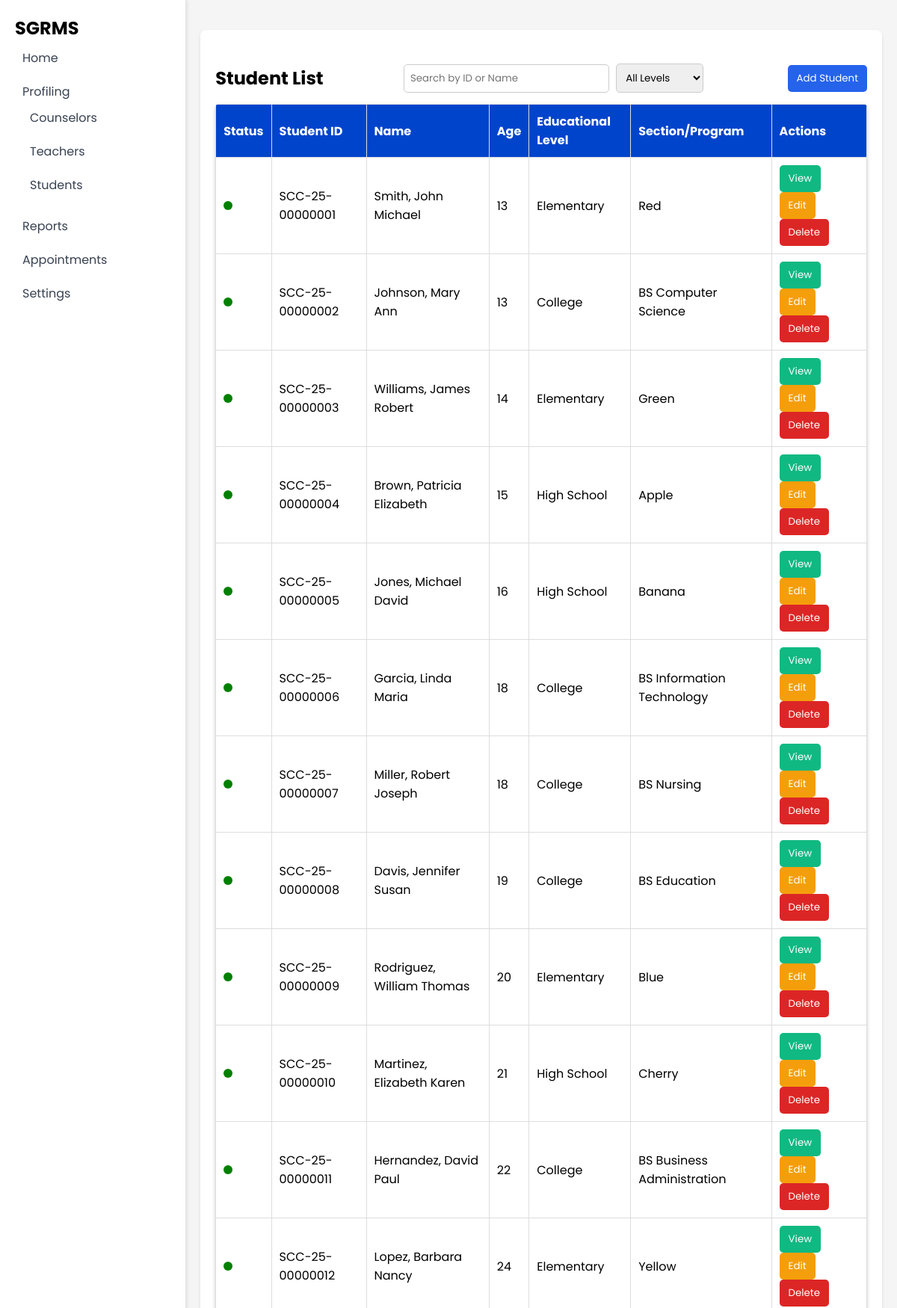
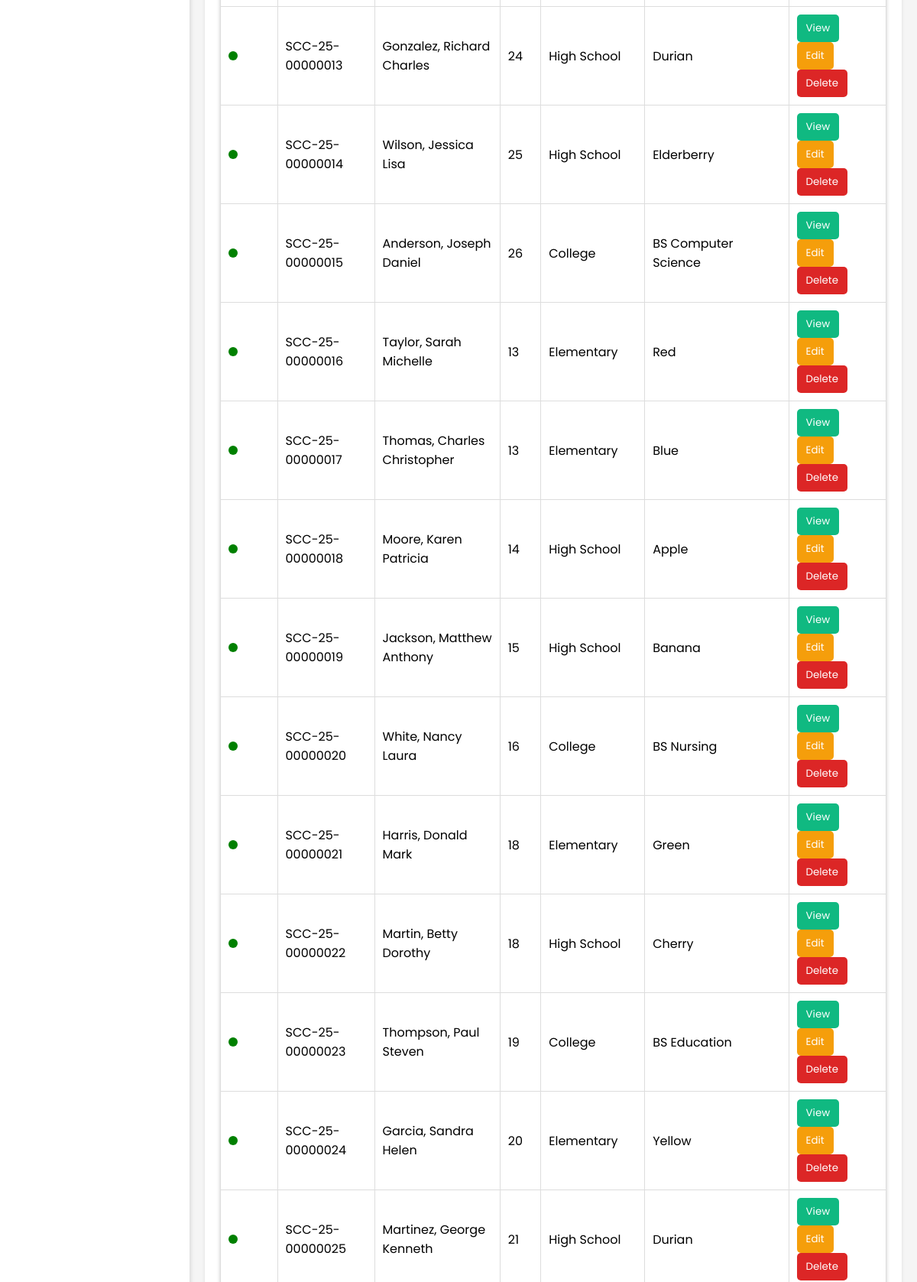
Screenshot of /Students/students.php (upper part) with the database file from the repository (2 pictures, top to bottom).
### tables this page shows
CREATE TABLE `students` (
  `s_id` int(11) NOT NULL,
  `id_num` varchar(20) NOT NULL,
  `prefix` varchar(10) DEFAULT NULL,
  `lname` varchar(50) NOT NULL,
  `fname` varchar(50) NOT NULL,
  `mname` varchar(50) DEFAULT NULL,
  `gender` enum('Male','Female') NOT NULL,
  `bod` date NOT NULL,
  `address` varchar(100) NOT NULL,
  `mobile_num` varchar(15) DEFAULT NULL,
  `email` varchar(100) DEFAULT NULL,
  `educ_level` enum('Elementary','High School','College') NOT NULL,
  `year_level` varchar(20) NOT NULL,
  `section` varchar(20) DEFAULT NULL,
  `program` varchar(100) DEFAULT NULL,
  `s_image` varchar(255) NOT NULL
);

### Students/students.php (the view, shortened to what this page needs)
<?php
include $_SERVER['DOCUMENT_ROOT'].'/SGRMS/Database/db_connect.php';
?>
<!DOCTYPE html>
<html>
<head>
    <link rel="stylesheet" href="/SGRMS/CSS/style.css">
    <link rel="stylesheet" href="/SGRMS/CSS/table.css">
</head>
<body>
    <div class="container">
        <aside class="sidebar">
            <h1>SGRMS</h1>
            <ul>
                <li><a href="/SGRMS/SuperAdmin/superadmin.php">Home</a></li>
                <li class="has-submenu">
                    <a href="#" id="profiling-link">Profiling</a>
                    <ul class="submenu" id="profiling-submenu">
                        <li><a href="/SGRMS/Counselors/counsel.php">Counselors</a></li>
                        <li><a href="/SGRMS/Teachers/teacher.php">Teachers</a></li>
                        <li><a href="/SGRMS/Students/students.php">Students</a></li>
                    </ul>
                </li>
                <li><a href="/SGRMS/Reports/case.php">Reports</a></li>
                <li><a href="/SGRMS/Appointment/schedule.php">Appointments</a></li>
                <li><a href="#">Settings</a></li>
            </ul>
        </aside>
        <main class="wrapper">
            <div class="card">
                <section class="student-list">
                    <div class="search-flex">
                        <h2>Student List</h2>
                        <div class="search-bar">
                            <input type="text" id="search" name="search" class="search" placeholder="Search by ID or Name">
                            <select name="filter_educ" id="filter_educ">
                                <option value="">All Levels</option>
                            </select>
                        </div>
                        <button class="btn btn-add" onclick="openAddModal()">Add Student</button>
                    </div>
                    <table>
                        <thead>
                            <tr>
                                <th>Status</th>
                                <th>Student ID</th>
                                <th>Name</th>
                                <th>Age</th>
                                <th>Educational Level</th>
                                <th>Section/Program</th>
                                <th>Actions</th>
                            </tr>
                        </thead>
                        <tbody id="studentTableBody">
                        <?php
                            $sql = "SELECT s_id, id_num, prefix, lname, fname, mname, bod, educ_level, section, program FROM students";
                            $result = $conn->query($sql);
                            if ($result && $result->num_rows > 0) {
                                while ($row = $result->fetch_assoc()) {
                                    $bod = $row['bod'];
                                    $birthdate = new DateTime($bod);
                                    $today = new DateTime();
                                    $age = $today->diff($birthdate)->y;
                                    echo "<tr>
                                        <td><span class='status-circle green'></span></td>
                                        <td>".$row['id_num']."</td>
                                        <td>".$row['prefix']." ".$row['lname'].", ".$row['fname']." ".$row['mname']."</td>
                                        <td>".$age."</td>
                                        <td>".$row['educ_level']."</td>
                                        <td>".(!empty($row['section']) ? $row['section'] : $row['program'])."</td>
                                        <td>
                                            <button class='btn btn-view' onclick='viewStudent(".$row['s_id'].")'>View</button>
                                            <button class='btn btn-edit' onclick='openEditModal(".$row['s_id'].")'>Edit</button>
                                            <button class='btn btn-delete' onclick='openDeleteConfirmationModal(".$row['s_id'].")'>Delete</button>
                                        </td>
                                    </tr>";
                                }
                            } else {
                                echo "<tr><td colspan='6'>No students found</td></tr>";
                            }
                        ?>
                        </tbody>
                    </table>
                </section>
            </div>
        </main>
    </div>
</body>
</html>

### CSS/style.css (style rules this page uses)
* { margin: 0; padding: 0; box-sizing: border-box; font-family: 'Poppins', sans-serif; text-decoration: none; }
body { background-color: #f3f4f6; margin: 0; padding: 0; }
.container { display: flex; min-height: 100vh; }
.sidebar { width: 250px; background: white; padding: 20px; box-shadow: 2px 0 5px rgba(0,0,0,0.1); }
.sidebar ul { list-style: none; padding: 0; }
.sidebar ul li { padding: 10px; }
.sidebar ul li a { text-decoration: none; color: #374151; display: flex; align-items: center; }
.wrapper { flex-grow: 1; padding: 20px; }
.card { background: white; padding: 20px; border-radius: 8px; box-shadow: 0 2px 4px rgba(0,0,0,0.1); }
body { font-family: Arial, sans-serif; margin: 0; padding: 0; background-color: #f5f5f5; }
.wrapper { width: 80%; margin: 20px auto; }
table { width: 100%; border-collapse: collapse; background: white; border-radius: 5px; overflow: hidden; box-shadow: 0 2px 5px rgba(0, 0, 0, 0.2); }
th, td { padding: 10px; border-bottom: 1px solid #ddd; text-align: center; }
th { background-color: #0044cc; color: white; }
.status-circle { display: inline-block; width: 12px; height: 12px; border-radius: 50%; background-color: green; }

### CSS/table.css (style rules this page uses)
table { width: 100%; border-collapse: collapse; }
table th, table td { border: 1px solid #ddd; padding: 10px; text-align: left; }
.btn { padding: 8px 12px; border-radius: 5px; color: white; border: none; cursor: pointer; text-decoration: none; }
.btn-add { background: #2563eb; }
.btn-edit { background: #f59e0b; }
.btn-delete { background: #dc2626; }
.btn-view { background: #10b981; }
.status-circle { display: inline-block; width: 12px; height: 12px; border-radius: 50%; }
.green { background-color: green; }
.search-flex { display: flex; justify-content: space-between; align-items: center; margin-bottom: 15px; margin-top: 25px; }
.search-bar input, .search-bar select { padding: 8px; border: 1px solid #ccc; border-radius: 5px; margin-right: 5px; }

### rows the page displays
students: id_num "SCC-25-00000001", lname "Smith", fname "John", mname "Michael", educ_level "Elementary", section "Red"
students: id_num "SCC-25-00000002", lname "Johnson", fname "Mary", mname "Ann", educ_level "College", program "BS Computer Science"
students: id_num "SCC-25-00000003", lname "Williams", fname "James", mname "Robert", educ_level "Elementary", section "Green"
students: id_num "SCC-25-00000004", lname "Brown", fname "Patricia", mname "Elizabeth", educ_level "High School", section "Apple"
students: id_num "SCC-25-00000005", lname "Jones", fname "Michael", mname "David", educ_level "High School", section "Banana"
students: id_num "SCC-25-00000006", lname "Garcia", fname "Linda", mname "Maria", educ_level "College", program "BS Information Technology"
students: id_num "SCC-25-00000007", lname "Miller", fname "Robert", mname "Joseph", educ_level "College", program "BS Nursing"
students: id_num "SCC-25-00000008", lname "Davis", fname "Jennifer", mname "Susan", educ_level "College", program "BS Education"
students: id_num "SCC-25-00000009", lname "Rodriguez", fname "William", mname "Thomas", educ_level "Elementary", section "Blue"
students: id_num "SCC-25-00000010", lname "Martinez", fname "Elizabeth", mname "Karen", educ_level "High School", section "Cherry"
students: id_num "SCC-25-00000011", lname "Hernandez", fname "David", mname "Paul", educ_level "College", program "BS Business Administration"
students: id_num "SCC-25-00000012", lname "Lopez", fname "Barbara", mname "Nancy", educ_level "Elementary", section "Yellow"
students: id_num "SCC-25-00000013", lname "Gonzalez", fname "Richard", mname "Charles", educ_level "High School", section "Durian"
students: id_num "SCC-25-00000014", lname "Wilson", fname "Jessica", mname "Lisa", educ_level "High School", section "Elderberry"
students: id_num "SCC-25-00000015", lname "Anderson", fname "Joseph", mname "Daniel", educ_level "College", program "BS Computer Science"
students: id_num "SCC-25-00000016", lname "Taylor", fname "Sarah", mname "Michelle", educ_level "Elementary", section "Red"
students: id_num "SCC-25-00000017", lname "Thomas", fname "Charles", mname "Christopher", educ_level "Elementary", section "Blue"
students: id_num "SCC-25-00000018", lname "Moore", fname "Karen", mname "Patricia", educ_level "High School", section "Apple"
students: id_num "SCC-25-00000019", lname "Jackson", fname "Matthew", mname "Anthony", educ_level "High School", section "Banana"
students: id_num "SCC-25-00000020", lname "White", fname "Nancy", mname "Laura", educ_level "College", program "BS Nursing"
students: id_num "SCC-25-00000021", lname "Harris", fname "Donald", mname "Mark", educ_level "Elementary", section "Green"
students: id_num "SCC-25-00000022", lname "Martin", fname "Betty", mname "Dorothy", educ_level "High School", section "Cherry"
students: id_num "SCC-25-00000023", lname "Thompson", fname "Paul", mname "Steven", educ_level "College", program "BS Education"
students: id_num "SCC-25-00000024", lname "Garcia", fname "Sandra", mname "Helen", educ_level "Elementary", section "Yellow"
students: id_num "SCC-25-00000025", lname "Martinez", fname "George", mname "Kenneth", educ_level "High School", section "Durian"
